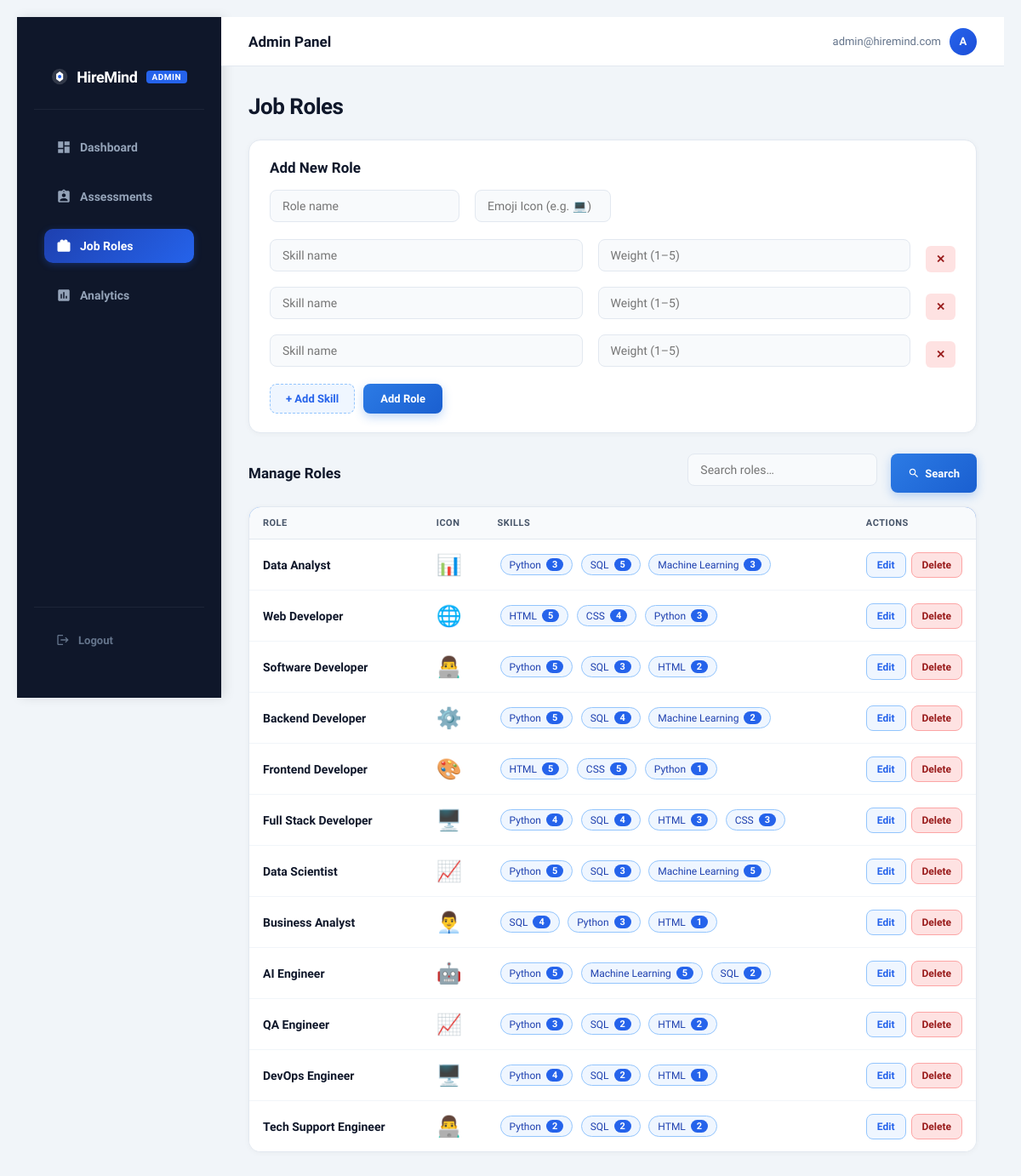
The page /admin/job_roles (signed in) on the database as committed earlier.
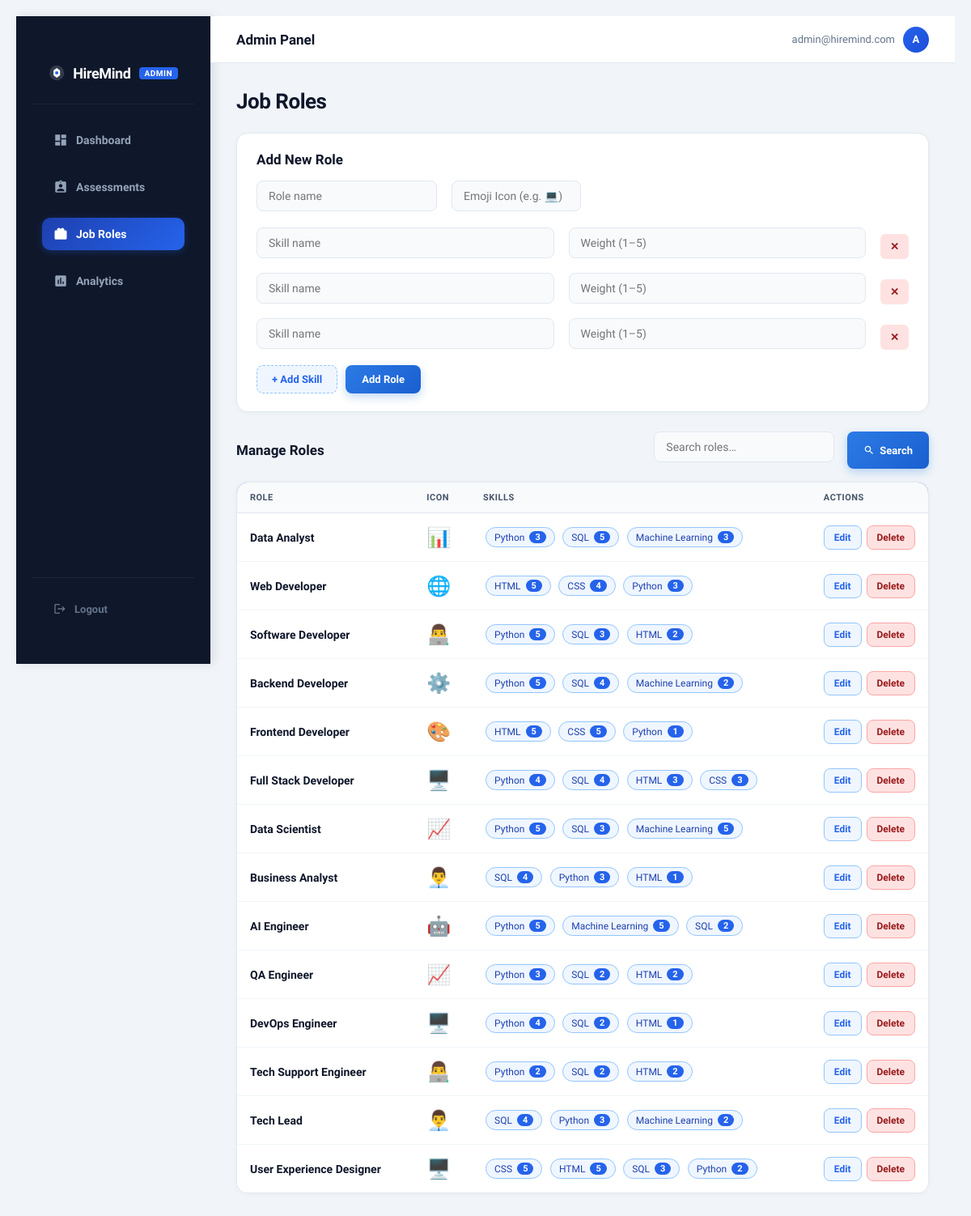
The same page on the database as committed later.
### tables this page shows
CREATE TABLE job_roles (
            id INTEGER PRIMARY KEY AUTOINCREMENT,
            role_name TEXT UNIQUE,
            icon TEXT DEFAULT '💼'
        );

### app.py (the view)
@app.route('/admin/job_roles')
def admin_job_roles():
    if not admin_required():
        return redirect(url_for('login'))
    search = request.args.get('search', '')
    conn = sqlite3.connect("hiremind.db")
    cursor = conn.cursor()
    if search:
        cursor.execute("""
        SELECT jr.id, jr.role_name, jr.icon,
        GROUP_CONCAT(js.skill_name || ' (' || js.weight || ')')
        FROM job_roles jr
        JOIN job_skills js ON jr.id = js.role_id
        WHERE jr.role_name LIKE ?
        GROUP BY jr.id
        """, ('%' + search + '%',))
    else:
        cursor.execute("""
        SELECT jr.id, jr.role_name, jr.icon,
        GROUP_CONCAT(js.skill_name || ' (' || js.weight || ')')
        FROM job_roles jr
        JOIN job_skills js ON jr.id = js.role_id
        GROUP BY jr.id
        """)
    roles = cursor.fetchall()
    conn.close()
    return render_template("admin_job_roles.html", roles=roles, search=search)

### app.py (called while the page is built)
def admin_required():
    if 'user_id' not in session or not session.get('is_admin'):
        return False
    return True

### templates/admin_job_roles.html (shortened to what the changed rows need)
{% extends "admin_base.html" %}
{% block content %}
<h2>Job Roles</h2>
<div class="card" style="padding:0;overflow:hidden;">
    <table class="modern-table">
        <thead>
            <tr>
                <th>Role</th>
                <th>Icon</th>
                <th>Skills</th>
                <th style="width:120px;">Actions</th>
            </tr>
        </thead>
        <tbody>
            {% for r in roles %}
            <tr>
                <td style="font-weight:700;">{{ r[1] }}</td>
                <td style="font-size:24px;">{{ r[2] }}</td>
                <td>
                    {% for skill in r[3].split(',') %}
                        {% set parts = skill.strip().split('(') %}
                        {% set name = parts[0] %}
                        {% set weight = parts[1].replace(')', '') %}
                        <span class="skill-pill">
                            {{ name }}<span class="skill-weight">{{ weight }}</span>
                        </span>
                    {% endfor %}
                </td>
                <td>
                    <div style="display:flex;gap:6px;align-items:center;">
                        <button onclick="openEdit('{{ r[0] }}','{{ r[1] }}','{{ r[2] }}')"
                            style="padding:7px 12px;font-size:12px;background:#eff6ff;color:#2563eb;border-color:#93c5fd;">
                            Edit
                        </button>
                        <form method="post" action="/delete_role/{{ r[0] }}" onsubmit="return confirm('Delete this role?')" style="margin:0;">
                            <button style="padding:7px 12px;font-size:12px;background:#fee2e2;color:#991b1b;border-color:#fca5a5;">
                                Delete
                            </button>
                        </form>
                    </div>
                </td>
            </tr>
            {% endfor %}
        </tbody>
    </table>
</div>
{% endblock %}

Rows that differ between the two databases and show on the page:
added job_roles: role_name "Tech Lead", icon "👨‍💼", name "SQL" "Python" "Machine Learning", weight "4" "3" "2"
added job_roles: role_name "User Experience Designer", icon "🖥️", name "CSS" "HTML" "SQL" "Python", weight "5" "5" "3" "2"
